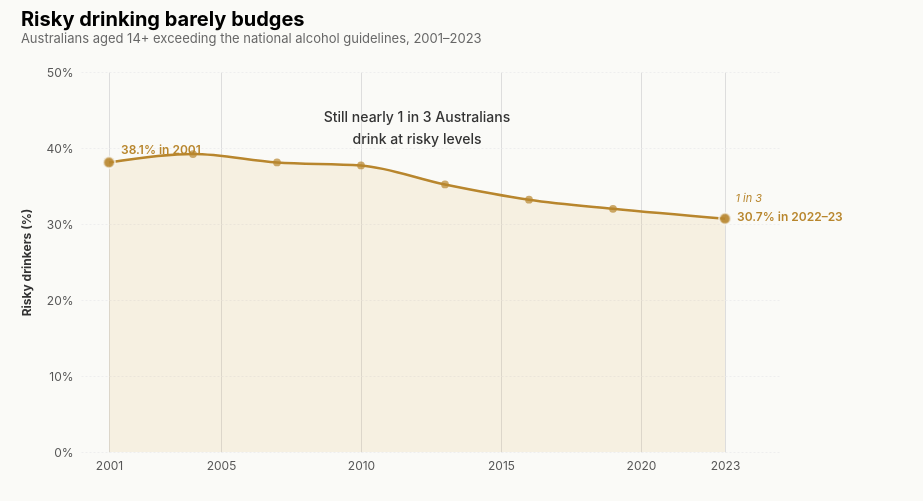

Express this chart as Vega-Lite.
### Vega-Lite specification from a JSON file in a GitHub repository (floating-point values rounded to 4 significant figures)
{"$schema": "https://vega.github.io/schema/vega-lite/v5.json", "title": {"text": "Risky drinking barely budges", "subtitle": "Australians aged 14+ exceeding the national alcohol guidelines, 2001–2023", "anchor": "start", "fontSize": 20, "subtitleFontSize": 13, "subtitleColor": "#666", "offset": 20}, "width": 700, "height": 380, "padding": {"left": 20, "right": 80, "top": 10, "bottom": 30}, "background": "#FAFAF7", "config": {"view": {"stroke": null}, "font": "Inter, system-ui, sans-serif"}, "data": {"values": [{"year": 2001, "rate": 38.1}, {"year": 2004, "rate": 39.2}, {"year": 2007, "rate": 38.1}, {"year": 2010, "rate": 37.7}, {"year": 2013, "rate": 35.2}, {"year": 2016, "rate": 33.2}, {"year": 2019, "rate": 32.0}, {"year": 2023, "rate": 30.7}]}, "encoding": {"x": {"field": "year", "type": "quantitative", "title": null, "scale": {"domain": [2000, 2025], "nice": false}, "axis": {"values": [2001, 2005, 2010, 2015, 2020, 2023], "format": "d", "labelFontSize": 12, "labelColor": "#555", "domain": false, "ticks": false, "labelPadding": 8}}, "y": {"field": "rate", "type": "quantitative", "title": "Risky drinkers (%)", "scale": {"domain": [0, 50]}, "axis": {"values": [0, 10, 20, 30, 40, 50], "labelExpr": "datum.value + '%'", "labelFontSize": 12, "labelColor": "#555", "titleFontSize": 12, "titleColor": "#333", "titlePadding": 12, "grid": true, "gridColor": "#EEE", "gridDash": [2, 2], "domain": false, "ticks": false, "labelPadding": 8}}}, "layer": [{"data": {"values": [{"y": 33.33}]}, "mark": {"type": "rule", "stroke": "#D4A547", "strokeDash": [3, 3], "strokeWidth": 1, "opacity": 0.5}, "encoding": {"y": {"field": "y", "type": "quantitative"}}}, {"mark": {"type": "area", "color": "#D4A547", "opacity": 0.12, "interpolate": "monotone", "line": false}, "encoding": {}}, {"mark": {"type": "line", "color": "#B8862D", "strokeWidth": 2.5, "interpolate": "monotone"}, "encoding": {"tooltip": [{"field": "year", "type": "quantitative", "title": "Year"}, {"field": "rate", "type": "quantitative", "title": "Risky drinking (%)"}]}}, {"mark": {"type": "point", "filled": true, "color": "#B8862D", "size": 60}, "encoding": {}}, {"transform": [{"filter": "datum.year == 2001"}], "mark": {"type": "point", "filled": true, "color": "#B8862D", "size": 140, "stroke": "#FAFAF7", "strokeWidth": 2}, "encoding": {}}, {"transform": [{"filter": "datum.year == 2001"}], "mark": {"type": "text", "dx": 12, "dy": -12, "fontSize": 12, "fontWeight": 600, "color": "#B8862D", "align": "left"}, "encoding": {"text": {"value": "38.1% in 2001"}}}, {"transform": [{"filter": "datum.year == 2023"}], "mark": {"type": "point", "filled": true, "color": "#B8862D", "size": 140, "stroke": "#FAFAF7", "strokeWidth": 2}, "encoding": {}}, {"transform": [{"filter": "datum.year == 2023"}], "mark": {"type": "text", "dx": 12, "dy": -2, "fontSize": 12, "fontWeight": 600, "color": "#B8862D", "align": "left"}, "encoding": {"text": {"value": "30.7% in 2022–23"}}}, {"data": {"values": [{"x": 2012, "y": 44, "txt": "Still nearly 1 in 3 Australians"}]}, "mark": {"type": "text", "fontSize": 14, "fontWeight": 500, "color": "#333", "align": "center"}, "encoding": {"x": {"field": "x", "type": "quantitative"}, "y": {"field": "y", "type": "quantitative"}, "text": {"field": "txt"}}}, {"data": {"values": [{"x": 2012, "y": 41, "txt": "drink at risky levels"}]}, "mark": {"type": "text", "fontSize": 14, "fontWeight": 500, "color": "#333", "align": "center"}, "encoding": {"x": {"field": "x", "type": "quantitative"}, "y": {"field": "y", "type": "quantitative"}, "text": {"field": "txt"}}}, {"data": {"values": [{"x": 2023.0, "y": 33.33, "txt": "1 in 3"}]}, "mark": {"type": "text", "fontSize": 11, "fontStyle": "italic", "color": "#B8862D", "align": "left", "dx": 2}, "encoding": {"x": {"field": "x", "type": "quantitative"}, "y": {"field": "y", "type": "quantitative"}, "text": {"field": "txt"}}}]}
